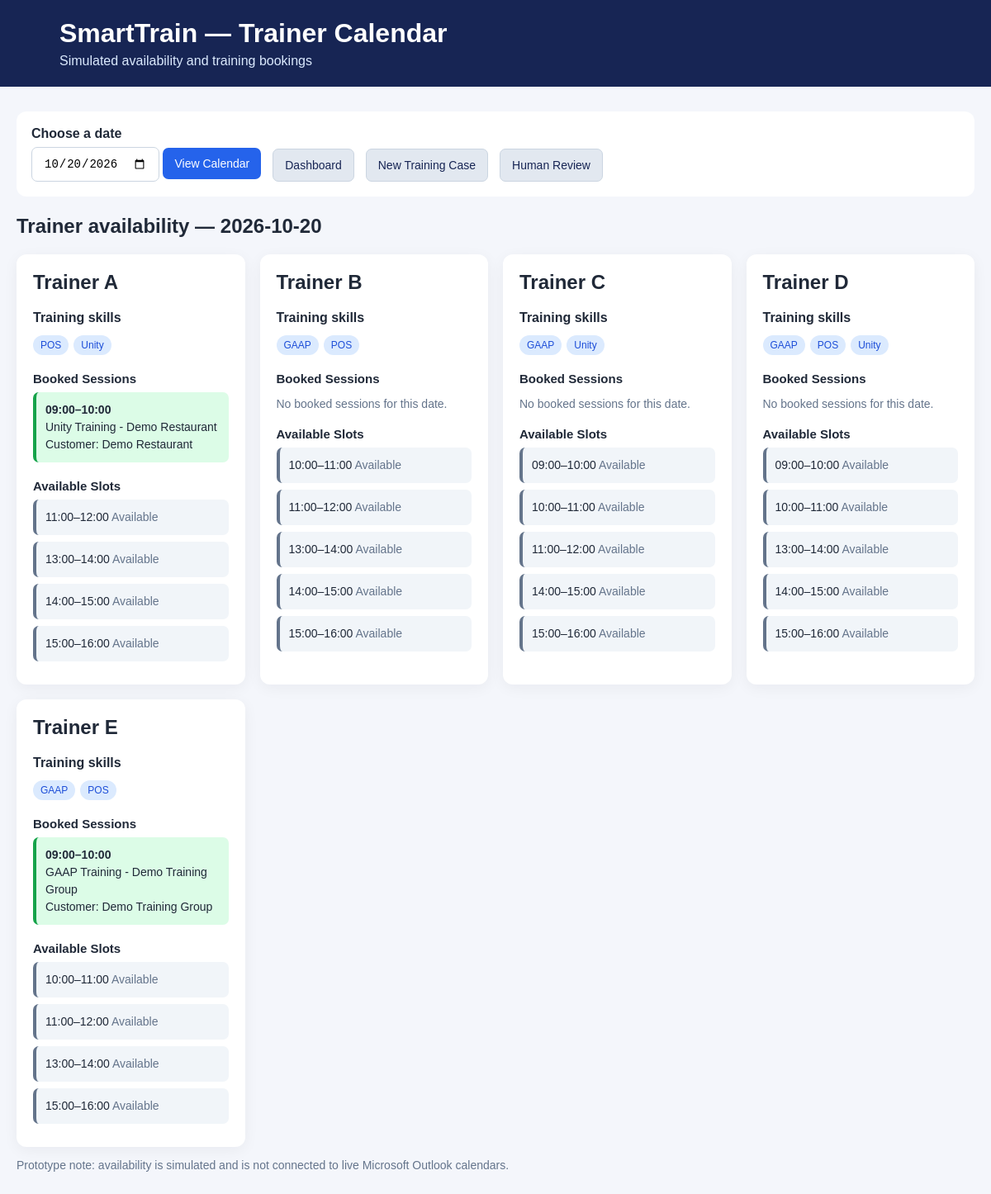
/calendar, run on the app's committed database.
### tables this page shows
CREATE TABLE outlook_events (
            id INTEGER PRIMARY KEY AUTOINCREMENT,
            case_id INTEGER NOT NULL,
            subject TEXT NOT NULL,
            customer_name TEXT NOT NULL,
            trainer_name TEXT NOT NULL,
            training_date TEXT NOT NULL,
            start_time TEXT NOT NULL,
            end_time TEXT NOT NULL,
            status TEXT NOT NULL DEFAULT 'Created'
        );

### app.py (the view)
@app.route("/calendar")
def calendar():
    selected_date = request.args.get(
        "date",
        date.today().isoformat(),
    )
    try:
        date.fromisoformat(selected_date)
    except (ValueError, TypeError):
        selected_date = date.today().isoformat()
    trainers_calendar = get_calendar_for_date(selected_date)
    return render_template(
        "calendar.html",
        selected_date=selected_date,
        trainers_calendar=trainers_calendar,
    )

### database.py (called while the page is built)
def get_db_connection():
    connection = sqlite3.connect(DATABASE)
    connection.row_factory = sqlite3.Row
    return connection

### templates/calendar.html (shortened to what this page needs)
<!DOCTYPE html>
<html lang="en">
<head>
</head>
<body>
    <header>
        <h1>SmartTrain — Trainer Calendar</h1>
        <p>Simulated availability and training bookings</p>
    </header>
    <main>
        <div class="toolbar">
            <form method="GET" action="{{ url_for('calendar') }}">
                <label for="date">Choose a date</label>
                <input
                    id="date"
                    name="date"
                    type="date"
                    value="{{ selected_date }}"
                    required
                >
                <button type="submit">View Calendar</button>
            </form>
            <a class="link" href="{{ url_for('dashboard') }}">Dashboard</a>
            <a class="link" href="{{ url_for('create_case') }}">New Training Case</a>
            <a class="link" href="{{ url_for('human_review') }}">Human Review</a>
        </div>
        <h2>Trainer availability — {{ selected_date }}</h2>
        <div class="trainer-grid">
            {% for trainer in trainers_calendar %}
                <section class="trainer-card">
                    <h2>{{ trainer.name }}</h2>
                    <strong>Training skills</strong>
                    <div class="skills">
                        {% for skill in trainer.skills %}
                            <span class="tag">{{ skill }}</span>
                        {% endfor %}
                    </div>
                    <div class="section">
                        <h3>Booked Sessions</h3>
                        {% if trainer.events %}
                            {% for event in trainer.events %}
                                <div class="event">
                                    <strong>
                                        {{ event.start_time }}–{{ event.end_time }}
                                    </strong><br>
                                    {{ event.subject }}<br>
                                    Customer: {{ event.customer_name }}
                                </div>
                            {% endfor %}
                        {% else %}
                            <p class="empty">No booked sessions for this date.</p>
                        {% endif %}
                    </div>
                    <div class="section">
                        <h3>Available Slots</h3>
                        {% if trainer.available_slots %}
                            {% for slot in trainer.available_slots %}
                                <div class="slot">
                                    {{ slot.start }}–{{ slot.end }}
                                    <span class="empty">Available</span>
                                </div>
                            {% endfor %}
                        {% else %}
                            <p class="empty">No available slots for this date.</p>
                        {% endif %}
                    </div>
                </section>
            {% endfor %}
        </div>
        <p class="empty">
            Prototype note: availability is simulated and is not connected
            to live Microsoft Outlook calendars.
        </p>
    </main>
</body>
</html>

### templates/calendar.html (style rules this page uses)
* { box-sizing: border-box; }
body { margin: 0; font-family: Arial, sans-serif; background: #f4f6fb; color: #202938; }
header { background: #172554; color: white; padding: 22px 6%; }
header h1 { margin: 0 0 6px; }
header p { margin: 0; color: #dbeafe; }
main { max-width: 1250px; margin: 30px auto; padding: 0 20px; }
.toolbar { display: flex; align-items: end; flex-wrap: wrap; gap: 14px; background: white; padding: 18px; border-radius: 12px; margin-bottom: 22px; }
label { display: block; margin-bottom: 7px; font-weight: bold; }
input, button, .link { padding: 11px 14px; border-radius: 7px; border: 1px solid #cbd5e1; font-size: 14px; }
button { background: #2563eb; color: white; border: none; cursor: pointer; }
.link { display: inline-block; background: #e2e8f0; color: #172554; text-decoration: none; }
.trainer-grid { display: grid; grid-template-columns: repeat(auto-fit, minmax(270px, 1fr)); gap: 18px; }
.trainer-card { background: white; border-radius: 12px; padding: 20px; box-shadow: 0 4px 18px rgba(15, 23, 42, 0.05); }
.trainer-card h2 { margin-top: 0; }
.skills { display: flex; flex-wrap: wrap; gap: 6px; margin: 12px 0 20px; }
.tag { background: #dbeafe; color: #1d4ed8; padding: 5px 9px; border-radius: 20px; font-size: 12px; }
.event, .slot { padding: 11px; border-radius: 7px; margin: 8px 0; font-size: 14px; line-height: 1.5; }
.event { background: #dcfce7; border-left: 4px solid #16a34a; }
.slot { background: #f1f5f9; border-left: 4px solid #64748b; }
.empty { color: #64748b; font-size: 14px; }
h3 { font-size: 15px; margin-bottom: 8px; }
.section { margin-top: 20px; }

### data on the page
outlook_events: start_time "09:00", end_time "10:00", subject "Unity Training - Demo Restaurant", customer_name "Demo Restaurant"
outlook_events: start_time "09:00", end_time "10:00", subject "GAAP Training - Demo Training Group", customer_name "Demo Training Group"

### other printed values
{{ selected_date }} "2026-10-20"
{{ trainer.name }} "Trainer A" "Trainer B" "Trainer C" "Trainer D" "Trainer E"
{{ skill }} "POS" "Unity" "GAAP" "POS" "GAAP" "Unity" "GAAP" "POS" "Unity" "GAAP" "POS"
{{ slot.start }} "11:00" "13:00" "14:00" "15:00" "10:00" "11:00" "13:00" "14:00" "15:00" "09:00" "10:00" "11:00" "14:00" "15:00" "09:00" "10:00" "13:00" "14:00" "15:00" "10:00" "11:00" "13:00" "15:00"
{{ slot.end }} "12:00" "14:00" "15:00" "16:00" "11:00" "12:00" "14:00" "15:00" "16:00" "10:00" "11:00" "12:00" "15:00" "16:00" "10:00" "11:00" "14:00" "15:00" "16:00" "11:00" "12:00" "14:00" "16:00"
